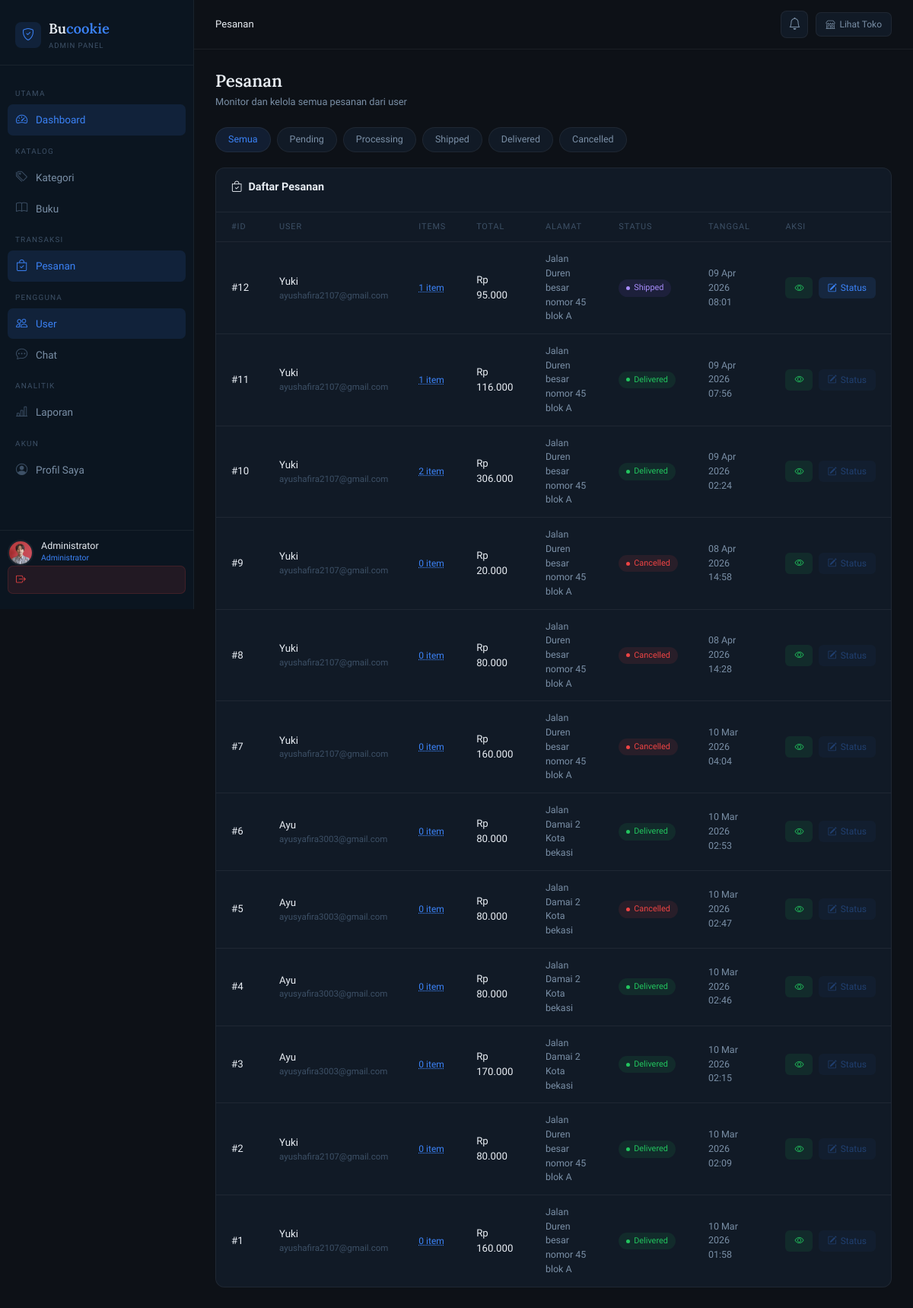
The app's page /admin/orders/index.php (signed in) with its own data.
### tables this page shows
CREATE TABLE `orders` (
  `id` int(11) NOT NULL,
  `user_id` int(11) NOT NULL,
  `total_price` decimal(10,2) NOT NULL,
  `shipping_address` text NOT NULL,
  `status` enum('pending','processing','shipped','delivered','cancelled') NOT NULL DEFAULT 'pending',
  `expedition` varchar(50) DEFAULT NULL,
  `tracking_number` varchar(100) DEFAULT NULL,
  `payment_method` enum('payment_at_delivery') DEFAULT 'payment_at_delivery',
  `created_at` timestamp NOT NULL DEFAULT current_timestamp(),
  `updated_at` timestamp NOT NULL DEFAULT current_timestamp() ON UPDATE current_timestamp()
);

CREATE TABLE `users` (
  `id` int(11) NOT NULL,
  `name` varchar(100) NOT NULL,
  `email` varchar(100) NOT NULL,
  `password` varchar(255) NOT NULL,
  `phone` varchar(20) DEFAULT NULL,
  `address` text DEFAULT NULL,
  `avatar` varchar(255) DEFAULT NULL,
  `role` enum('admin','user') NOT NULL DEFAULT 'user',
  `reset_token` varchar(255) DEFAULT NULL,
  `reset_expired` datetime DEFAULT NULL,
  `created_at` timestamp NOT NULL DEFAULT current_timestamp()
);

### admin/orders/index.php (the view, shortened to what this page needs)
<?php
$status = $_GET['status'] ?? '';
require_once __DIR__ . '/../../admin/includes/header.php';
$allowed_statuses = ['pending','processing','shipped','delivered','cancelled'];
$where = '';
$orders_query = $conn->query("
    SELECT o.*, u.name AS user_name, u.email AS user_email,
           COUNT(oi.id) AS total_items
    FROM orders o
    JOIN users u ON o.user_id = u.id
    LEFT JOIN order_items oi ON oi.order_id = o.id
    $where
    GROUP BY o.id
    ORDER BY o.created_at DESC
");
?>
<div class="page-header">
    <h1>Pesanan</h1>
    <p>Monitor dan kelola semua pesanan dari user</p>
</div>
<div style="display:flex;gap:8px;flex-wrap:wrap;margin-bottom:20px">
    <a href="<?= BASE_URL ?>admin/orders/index.php"
       style="padding:6px 16px;border-radius:999px;border:1px solid var(--border);background:<?= !$status ? 'var(--accent-soft)' : 'var(--bg-card)' ?>;color:<?= !$status ? 'var(--accent)' : 'var(--text-secondary)' ?>;font-size:.78rem;text-decoration:none">
       Semua
    </a>
    <?php foreach ($allowed_statuses as $s): ?>
    <a href="<?= BASE_URL ?>admin/orders/index.php?status=<?= $s ?>"
       style="padding:6px 16px;border-radius:999px;border:1px solid <?= $status===$s ? 'var(--accent)' : 'var(--border)' ?>;background:<?= $status===$s ? 'var(--accent-soft)' : 'var(--bg-card)' ?>;color:<?= $status===$s ? 'var(--accent)' : 'var(--text-secondary)' ?>;font-size:.78rem;text-decoration:none">
        <?= ucfirst($s) ?>
    </a>
    <?php endforeach; ?>
</div>
<div class="table-card">
    <div class="table-card-header">
        <h2><i class="bi bi-bag-check me-2"></i>Daftar Pesanan</h2>
    </div>
    <div class="table-responsive">
        <?php if ($orders_query->num_rows === 0): ?>
            <div class="empty-state">
                <i class="bi bi-bag-x"></i>
                <p>Belum ada pesanan<?= $status ? " dengan status <b>$status</b>" : '' ?></p>
            </div>
        <?php else: ?>
        <table>
            <thead>
                <tr>
                    <th>#ID</th>
                    <th>User</th>
                    <th>Items</th>
                    <th>Total</th>
                    <th>Alamat</th>
                    <th>Status</th>
                    <th>Tanggal</th>
                    <th>Aksi</th>
                </tr>
            </thead>
            <tbody>
                <?php while ($order = $orders_query->fetch_assoc()):
                    $isLocked = in_array($order['status'], ['delivered', 'cancelled']);
                ?>
                <tr>
                    <td class="td-bold">#<?= $order['id'] ?></td>
                    <td>
                        <div style="font-size:.83rem;font-weight:500;color:var(--text-primary)"><?= htmlspecialchars($order['user_name']) ?></div>
                        <div style="font-size:.72rem;color:var(--text-muted)"><?= htmlspecialchars($order['user_email']) ?></div>
                    </td>
                    <td>
                        <button onclick="openDetail(<?= $order['id'] ?>)" style="background:none;border:none;cursor:pointer;display:flex;align-items:center;gap:6px;padding:0">
                            <span style="font-size:.75rem;color:var(--accent);text-decoration:underline dotted"><?= $order['total_items'] ?> item</span>
                        </button>
                    </td>
                    <td class="td-bold">Rp <?= number_format($order['total_price'], 0, ',', '.') ?></td>
                    <td style="max-width:150px;font-size:.78rem"><?= htmlspecialchars($order['shipping_address']) ?></td>
                    <td><span class="badge-status badge-<?= $order['status'] ?>"><?= ucfirst($order['status']) ?></span></td>
                    <td style="font-size:.78rem"><?= date('d M Y H:i', strtotime($order['created_at'])) ?></td>
                    <td style="white-space:nowrap">
                        <button class="btn-action btn-view" onclick="openDetail(<?= $order['id'] ?>)">
                            <i class="bi bi-eye"></i>
                        </button>
                        <button class="btn-action btn-edit ms-1"
                                onclick="openModal(<?= $order['id'] ?>, '<?= $order['status'] ?>')"
                                <?= $isLocked ? 'disabled style="opacity:.35;cursor:not-allowed"' : '' ?>>
                            <i class="bi bi-pencil-square"></i> Status
                        </button>
                    </td>
                </tr>
                <?php endwhile; ?>
            </tbody>
        </table>
        <?php endif; ?>
    </div>
</div>
<?php
require_once __DIR__ . '/../../admin/includes/footer.php';
?>

### admin/includes/header.php (style rules this page uses)
:root { --bg-base: #0d1117; --bg-sidebar: #0b1520; --bg-card: #111a26; --bg-card-hover: #152030; --border: rgba(255,255,255,0.06); --accent: #3b82f6; --accent-soft: rgba(59,130,246,0.12); --accent-glow: rgba(59,130,246,0.2); --danger: #ef4444; --danger-soft: rgba(239,68,68,0.1); --success: #22c55e; --success-soft: rgba(34,197,94,0.1); --warning: #f59e0b; --warning-soft: rgba(245,158,11,0.1); --text-primary: #e8edf3; --text-secondary:#7a8fa6; --text-muted: #3d5066; --sidebar-w: 255px; }
* { box-sizing: border-box; margin: 0; padding: 0; }
body { font-family: 'Sora', sans-serif; background: var(--bg-base); color: var(--text-primary); min-height: 100vh; display: flex; overflow-x: hidden; }
.page-header { margin-bottom: 24px; }
.page-header h1 { font-family: 'Lora', serif; font-size: 1.4rem; font-weight: 600; color: var(--text-primary); margin-bottom: 4px; }
.page-header p { font-size: 0.8rem; color: var(--text-secondary); }
.table-card { background: var(--bg-card); border: 1px solid var(--border); border-radius: 12px; overflow: hidden; margin-bottom: 24px; }
.table-card-header { padding: 16px 20px; border-bottom: 1px solid var(--border); display: flex; align-items: center; justify-content: space-between; }
.table-card-header h2 { font-size: 0.9rem; font-weight: 600; color: var(--text-primary); }
.table-responsive { overflow-x: auto; }
table { width: 100%; border-collapse: collapse; }
thead th { padding: 11px 20px; font-size: 0.68rem; text-transform: uppercase; letter-spacing: 0.08em; color: var(--text-muted); border-bottom: 1px solid var(--border); white-space: nowrap; font-weight: 500; }
tbody td { padding: 13px 20px; font-size: 0.83rem; color: var(--text-secondary); border-bottom: 1px solid var(--border); vertical-align: middle; }
tbody tr:last-child td { border-bottom: none; }
.td-bold { color: var(--text-primary); font-weight: 500; }
.badge-status { display: inline-flex; align-items: center; gap: 5px; padding: 3px 10px; border-radius: 999px; font-size: 0.68rem; font-weight: 500; }
.badge-status::before { content: ''; width: 5px; height: 5px; border-radius: 50%; background: currentColor; }
.badge-shipped { background: rgba(139,92,246,0.1); color: #a78bfa; }
.badge-delivered { background: var(--success-soft); color: var(--success); }
.badge-cancelled { background: var(--danger-soft); color: var(--danger); }
.btn-action { display: inline-flex; align-items: center; gap: 5px; padding: 5px 12px; border-radius: 6px; font-family: 'Sora', sans-serif; font-size: 0.75rem; font-weight: 500; text-decoration: none; border: none; cursor: pointer; transition: all .2s; }
.btn-edit { background: var(--accent-soft); color: var(--accent); }
.btn-view { background: var(--success-soft); color: var(--success); }

### records on screen
orders: id "12", user.name "Yuki", user.email "ayushafira2107@gmail.com", total_items "1", total_price "95.000", shipping_address "Jalan Duren besar nomor 45 blok A", status "Shipped", created_at "09 Apr 2026 08:01"
orders: id "11", user.name "Yuki", user.email "ayushafira2107@gmail.com", total_items "1", total_price "116.000", shipping_address "Jalan Duren besar nomor 45 blok A", status "Delivered", created_at "09 Apr 2026 07:56"
orders: id "10", user.name "Yuki", user.email "ayushafira2107@gmail.com", total_items "2", total_price "306.000", shipping_address "Jalan Duren besar nomor 45 blok A", status "Delivered", created_at "09 Apr 2026 02:24"
orders: id "9", user.name "Yuki", user.email "ayushafira2107@gmail.com", total_items "0", total_price "20.000", shipping_address "Jalan Duren besar nomor 45 blok A", status "Cancelled", created_at "08 Apr 2026 14:58"
orders: id "8", user.name "Yuki", user.email "ayushafira2107@gmail.com", total_items "0", total_price "80.000", shipping_address "Jalan Duren besar nomor 45 blok A", status "Cancelled", created_at "08 Apr 2026 14:28"
orders: id "7", user.name "Yuki", user.email "ayushafira2107@gmail.com", total_items "0", total_price "160.000", shipping_address "Jalan Duren besar nomor 45 blok A", status "Cancelled", created_at "10 Mar 2026 04:04"
orders: id "6", user.name "Ayu", user.email "ayusyafira3003@gmail.com", total_items "0", total_price "80.000", shipping_address "Jalan Damai 2 Kota bekasi", status "Delivered", created_at "10 Mar 2026 02:53"
orders: id "5", user.name "Ayu", user.email "ayusyafira3003@gmail.com", total_items "0", total_price "80.000", shipping_address "Jalan Damai 2 Kota bekasi", status "Cancelled", created_at "10 Mar 2026 02:47"
orders: id "4", user.name "Ayu", user.email "ayusyafira3003@gmail.com", total_items "0", total_price "80.000", shipping_address "Jalan Damai 2 Kota bekasi", status "Delivered", created_at "10 Mar 2026 02:46"
orders: id "3", user.name "Ayu", user.email "ayusyafira3003@gmail.com", total_items "0", total_price "170.000", shipping_address "Jalan Damai 2 Kota bekasi", status "Delivered", created_at "10 Mar 2026 02:15"
orders: id "2", user.name "Yuki", user.email "ayushafira2107@gmail.com", total_items "0", total_price "80.000", shipping_address "Jalan Duren besar nomor 45 blok A", status "Delivered", created_at "10 Mar 2026 02:09"
orders: id "1", user.name "Yuki", user.email "ayushafira2107@gmail.com", total_items "0", total_price "160.000", shipping_address "Jalan Duren besar nomor 45 blok A", status "Delivered", created_at "10 Mar 2026 01:58"

### other values on screen
$_SESSION['user_name'] "Administrator"
$page_title "Pesanan"
$s "Pending"
$s "Processing"
$s "Shipped"
$s "Delivered"
$s "Cancelled"
